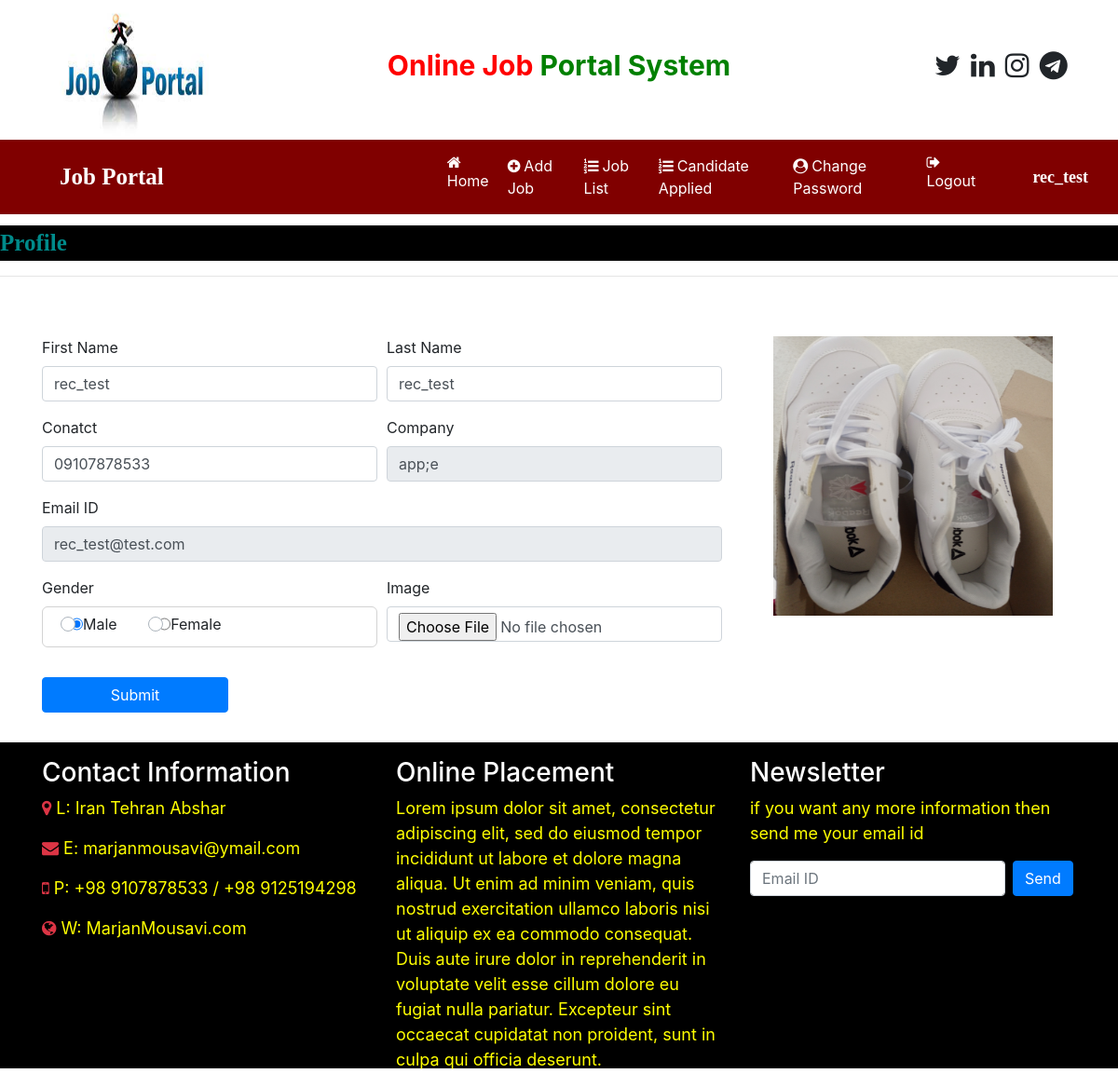
Page /recruiter_home (signed in) on the committed database.
### job/models.py (models this page shows, shortened)
class Recruiter(models.Model):
    user = models.ForeignKey(User, on_delete=models.CASCADE)
    mobile = models.CharField(max_length=15, null=True)
    image = models.FileField(null=True)
    gender = models.CharField(max_length=10, null=True)
    company = models.CharField(max_length=100, null=True)
    type = models.CharField(max_length=15, null=True)
    status = models.CharField(max_length=20, null=True)

### job/views.py (the view, shortened to what this page needs)
# urls.py: path('recruiter_home', recruiter_home, name='recruiter_home'),
def recruiter_home(request):
    if not request.user.is_authenticated:
        return redirect('job:recruiter_login')
    user = request.user
    recruiter = Recruiter.objects.get(user=user)
    error = ''
    d = {'recruiter':recruiter, 'error':error}
    return render(request, 'job/recruiter_home.html',d)

### job/templates/job/recruiter_home.html (shortened to what this page needs)
{% load static %}
{% block body %}
{% include 'job/recruiter_navigation.html' %}
<marquee behavior="" direction="" style="font-family: cursive; font-size: 25px; color: darkcyan;background-color: black; font-weight: bold; margin-top: 1%;">
    Profile
</marquee>
<hr>
<div class="container">
    <div class="row">
        <div class="col-sm-8">
            <form action="" name="signup" method="POST" class="mt-5" enctype="multipart/form-data">
                <div class="form-row">
                    <div class="form-group col-md-6">
                        <label for="">First Name</label>
                        <input type="text" class="form-control" name="fname" value="{{recruiter.user.first_name}}" required>
                    </div>
                    <div class="form-group col-md-6">
                        <label for="">Last Name</label>
                        <input type="text" class="form-control" name="lname" value="{{recruiter.user.last_name}}" required>
                    </div>
                </div>
                <div class="form-row">
                    <div class="form-group col-md-6">
                        <label for="">Conatct</label>
                        <input type="text" class="form-control" name="contact" value="{{recruiter.mobile}}" required>
                    </div>
                    <div class="form-group col-md-6">
                        <label for="">Company</label>
                        <input type="text" class="form-control" name="comapny" value="{{recruiter.company}}" readonly required>
                    </div>
                </div>
                <div class="form-row">
                    <div class="form-group col-md-12">
                        <label for="">Email ID</label>
                        <input type="email" class="form-control" name="email" value="{{recruiter.user.username}}" readonly required>
                    </div>
                </div>
                <div class="form-row">
                    <div class="form-group col-md-6">
                        <label for="">Gender</label>
                        {% if recruiter.gender == "Male" %}
                        <div style="border: 1px solid lightgray; padding: 6px; border-radius: 6px;">
                            <div class="custom-control custom-radio custom-control-inline">
                                <input type="radio" id="customRadioInline1" name="gender" class="custom-cotnrol-input" value="Male" checked>
                                <label class="custom-control-label" for="customRadioInline1">Male</label>
                            </div>
                            <div class="custom-control custom-radio custom-control-inline">
                                <input type="radio" id="customRadioInline2" name="gender" class="custom-cotnrol-input" value="Female">
                                <label class="custom-control-label" for="customRadioInline2">Female</label>
                            </div>
                        </div>
                        {% endif %}
                    </div>
                    <div class="form-group col-md-6">
                        <label for="">Image</label>
                        <input type="file" class="form-control" name="image" >
                    </div>
                </div>
                <input type="submit" value="Submit" class="btn btn-primary mt-3" style="width: 200px;">
            </form>
        </div>
        <div class="col-sm-4 mt-5 text-center">
            <img src="{{recruiter.image.url}}" width="300px" height="300px">
        </div>
    </div>
</div>
{% include 'job/footer.html' %}
{% endblock body %}

### job/templates/job/recruiter_navigation.html (shortened to what this page needs)
<html>
    <head>
        {% load static %}
        <link rel="stylesheet" href="https://maxcdn.bootstrapcdn.com/bootstrap/4.5.2/css/bootstrap.min.css">
        <link rel="stylesheet" href="https://cdnjs.cloudflare.com/ajax/libs/font-awesome/4.7.0/css/font-awesome.min.css">
    </head>
    <body>
        <div class="container">
            <div class="row">
                <div class="col-sm-3">
                    <img src="{% static 'job/images/download.jpeg' %}" width="180px;" height="150px;">
                </div>
                <div class="col-sm-6 mt-5 text-center">
                    <span style="font-weight: bold; font-size: 30px;">
                        <span style="color:red;">Online Job</span>
                        <span style="color:green;">Portal System</span>
                    </span>
                </div>
                <div class="col-sm-3 mt-5" style="padding-left: 10%;">
                    <span style="font-weight: bold; font-size: 30px;">
                        <span><i class="fa fa-twitter pl-1"></i></span>
                        <span><i class="fa fa-linkedin pl-1"></i></span>
                        <span><i class="fa fa-instagram pl-1"></i></span>
                        <span><i class="fa fa-telegram pl-1"></i></span>
                    </span>
                </div>
            </div>
        </div>
        <nav class="navbar navbar-expand-sm" style="background-color: maroon;">
            <a href="" class="navbar-brand text-white pl-5 font-weight-bold" style="font-family: cursive; font-size: 25px;">Job Portal</a>
            <ul class="navbar-nav">
                <li class="nav-item">
                    <a href="{% url 'job:recruiter_home' %}" class="nav-link" style="margin-left: 280px;;"><i class="fa fa-home mr-1"></i>Home</a>
                </li>
                <li class="nav-item">
                    <a href="{% url 'job:add_job' %}" class="nav-link"><i class="fa fa-plus-circle mr-1"></i>Add Job</a>
                </li>
                <li class="nav-item">
                    <a href="{% url 'job:job_list' %}" class="nav-link"><i class="fa fa-list-ol mr-1"></i>Job List</a>
                </li>
                <li class="nav-item">
                    <a href="{% url 'job:applied_candidatelist' %}" class="nav-link"><i class="fa fa-list-ol mr-1"></i>Candidate Applied</a>
                </li>
                <li class="nav-item">
                    <a href="{% url 'job:change_passwordrecruiter' %}" class="nav-link"><i class="fa fa-user-circle mr-1"></i>Change Password</a>
                </li>
                <li class="nav-item">
                    <a href="{% url 'job:Logout' %}" class="nav-link"><i class="fa fa-sign-out mr-1"></i>Logout</a>
                </li>
            </ul>
            <a href="" class="navbar-brand text-white pl-5 font-weight-bold" style="font-family: cursive; font-size: 18px;">{{request.user.first_name}}</a>
        </nav>
    </body>
</html>

### job/templates/job/recruiter_navigation.html (style rules this page uses)
.nav-link { color: white !important; margin-right: 4px; }

### rows in the picture
Recruiter: fname "rec_test", lname "rec_test", contact "09107878533", comapny "app;e", email "rec_test@test.com", image (picture)

### other values in the picture
{{ request.user.first_name }} "rec_test"
